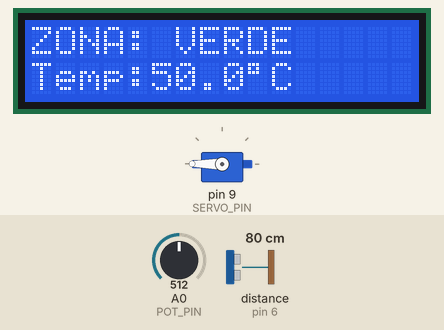
Bench run of a sketch on a simulated Arduino Mega 2560, built with avr-gcc and run on an emulated ATmega2560. Shown: 16×2 character LCD, servo. Wiring (inferred from the names in the program): ultrasonic range finder: trigger pin 7; echo pin 6. The test bench sets the inputs (shaded band); at power-on: distance to the obstacle (sensor on pin 6) 80 cm, A0 (POT_PIN) = 512. The echo pulse lasts 58.3 µs per cm; the local clock reads 2024-03-15 10:24:30 at power-on unless the sketch sets it; what the sketch prints to the serial monitor is not drawn.

Above: at 3.2 s.
3.3 s: distance to the obstacle (sensor on pin 6) set to 2 cm
At 3.9 s:
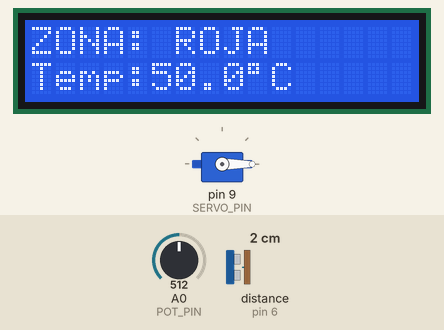
5.1 s: distance to the obstacle (sensor on pin 6) set to 18 cm
At 6.7 s:
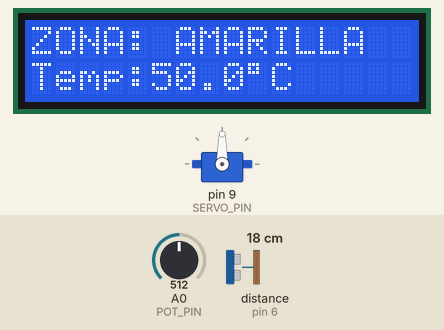
7.1 s: A0 (POT_PIN) set to 716
At 8.3 s:
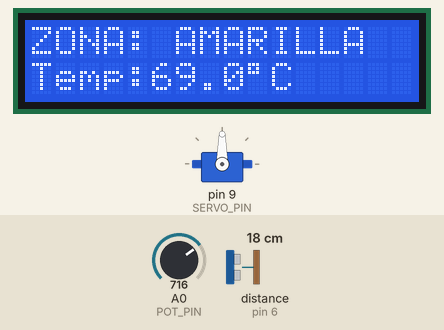
9.1 s: distance to the obstacle (sensor on pin 6) set to 120 cm
At 10.0 s:
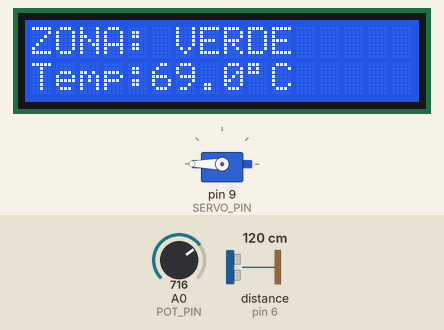
11.1 s: A0 (POT_PIN) set to 1008
At 12.3 s:
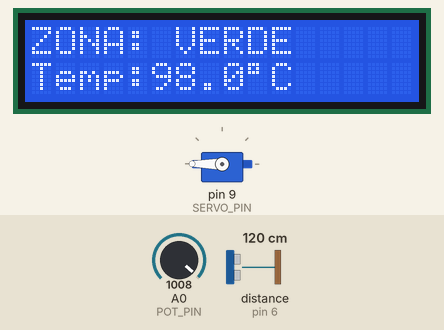
12.6 s: A0 (POT_PIN) set to 1023
At 13.5 s:
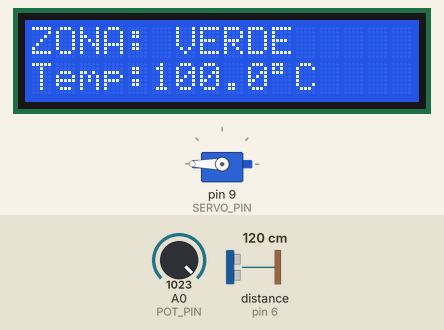
Timing chart, 0 to 15.1 s (numbered marks = the images above; inputs shaded):
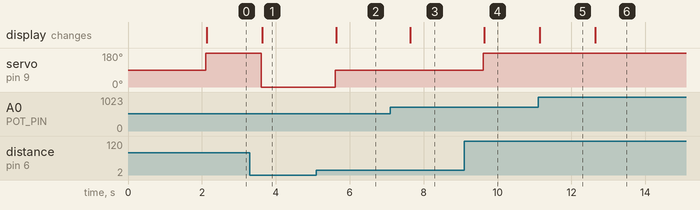

The sketch:

ejercicio3.ino
```cpp
// ============================================================
// P02 - EJERCICIO 3: Data Logger con Timestamp
//       (Ejercicio 1 + 2 integrados, guardado cada 2 s)
// Arduino Mega 2560 | Wokwi | Taller IoT - EPIS UNSA
// ============================================================
// NOTA WOKWI: La microSD no genera archivo real en simulacion.
// El CSV se imprime por Serial Monitor. Para obtener el archivo:
//   1. Corre la simulacion 3+ minutos
//   2. Copia todo el Serial Monitor (Ctrl+A, Ctrl+C)
//   3. Pega en Notepad y guarda como DATOS.CSV
//   4. Abre en Google Sheets para analisis y grafico
// ============================================================
// CONEXIONES:
//   HC-SR04  : TRIG=7, ECHO=6, VCC=5V, GND=GND
//   Potenc.  : izq=5V, der=GND, cursor=A0
//   LCD I2C  : SDA=20, SCL=21, VCC=5V, GND=GND
//   Servo    : señal=9, VCC=5V, GND=GND
//   DS3231   : SDA=20, SCL=21, VCC=3.3V, GND=GND
// ============================================================

#include <Wire.h>
#include <LiquidCrystal_I2C.h>
#include <Servo.h>
#include <RTClib.h>

// ── Pines ─────────────────────────────────────────────────
#define TRIG_PIN   7
#define ECHO_PIN   6
#define POT_PIN    A0
#define SERVO_PIN  9

// ── Zonas (EJ. 2) ──────────────────────────────────────────
#define ZONA_ROJA     15
#define ZONA_AMARILLA 40

// ── Objetos ────────────────────────────────────────────────
LiquidCrystal_I2C lcd(0x27, 16, 2);
Servo miServo;
RTC_DS3231 rtc;

// ── Timers no bloqueantes ──────────────────────────────────
unsigned long tSensor = 0;
unsigned long tCSV    = 0;
const long INT_SENSOR = 500;
const long INT_CSV    = 2000;   // EJ. 3: guardar cada 2 s

// ── Variables globales ─────────────────────────────────────
float distancia = 0;
int   potRaw    = 0;
int   servoPos  = 90;
float temp      = 0;
float volt      = 0;
char  zona      = 'V';
bool  headerOK  = false;

// ── Estadisticas en tiempo real (para Tabla 3) ─────────────
float distMin =  9999;
float distMax = -9999;
float distSum =  0;
float tempMin =  9999;
float tempMax = -9999;
float tempSum =  0;
int   nRegistros = 0;

// ── Funcion: medir distancia HC-SR04 ──────────────────────
float medirDistancia() {
  digitalWrite(TRIG_PIN, LOW);
  delayMicroseconds(2);
  digitalWrite(TRIG_PIN, HIGH);
  delayMicroseconds(10);
  digitalWrite(TRIG_PIN, LOW);
  long dur = pulseIn(ECHO_PIN, HIGH, 30000);
  if (dur == 0) return -1;
  return (dur * 0.0343) / 2.0;
}

// ──────────────────────────────────────────────────────────
void setup() {
  Serial.begin(9600);
  pinMode(TRIG_PIN, OUTPUT);
  pinMode(ECHO_PIN, INPUT);

  lcd.init();
  lcd.backlight();
  miServo.attach(SERVO_PIN);

  rtc.begin();
  if (rtc.lostPower())
    rtc.adjust(DateTime(F(__DATE__), F(__TIME__)));

  lcd.setCursor(0, 0); lcd.print("  IoT Station   ");
  lcd.setCursor(0, 1); lcd.print("  EPIS UNSA     ");
  delay(2000);

  Serial.println("=== P02 Data Logger iniciado ===");
}

// ──────────────────────────────────────────────────────────
void loop() {
  unsigned long ahora = millis();

  // ── Lectura de sensores cada 500 ms ─────────────────────
  if (ahora - tSensor >= INT_SENSOR) {
    tSensor = ahora;

    distancia = medirDistancia();
    potRaw    = analogRead(POT_PIN);
    temp      = map(potRaw, 0, 1023, 0, 100);  // EJ. 1
    volt      = potRaw * (5.0 / 1023.0);

    // Zona y servo (EJ. 2)
    if (distancia > 0 && distancia <= ZONA_ROJA) {
      zona = 'R'; servoPos = 0;
    } else if (distancia > 0 && distancia <= ZONA_AMARILLA) {
      zona = 'A'; servoPos = 90;
    } else {
      zona = 'V'; servoPos = 180;
    }
    miServo.write(servoPos);

    // LCD linea 1: zona
    lcd.setCursor(0, 0);
    if      (zona == 'R') lcd.print("ZONA: ROJA      ");
    else if (zona == 'A') lcd.print("ZONA: AMARILLA  ");
    else                  lcd.print("ZONA: VERDE     ");

    // LCD linea 2: temperatura
    lcd.setCursor(0, 1);
    lcd.print("Temp:");
    lcd.print(temp, 1);
    lcd.print((char)223);
    lcd.print("C       ");

    // Serial depuracion
    Serial.print(">> Dist:"); Serial.print(distancia, 1);
    Serial.print(" Temp:");   Serial.print(temp, 1);
    Serial.print("C Zona:");  Serial.print(zona);
    Serial.print(" Srv:");    Serial.println(servoPos);
  }

  // ── CSV + estadisticas cada 2 s ─────────────────────────
  if (ahora - tCSV >= INT_CSV) {
    tCSV = ahora;
    DateTime now = rtc.now();

    // Cabecera CSV (una vez)
    if (!headerOK) {
      Serial.println("Timestamp,Dist_cm,Pot_raw,Volt_V,Temp_C,Servo_deg,Zona");
      headerOK = true;
    }

    // Linea CSV
    Serial.print(now.timestamp(DateTime::TIMESTAMP_FULL));
    Serial.print(','); Serial.print(distancia, 1);
    Serial.print(','); Serial.print(potRaw);
    Serial.print(','); Serial.print(volt, 3);
    Serial.print(','); Serial.print(temp, 1);
    Serial.print(','); Serial.print(servoPos);
    Serial.print(','); Serial.println(zona);

    // Actualizar estadisticas (solo lecturas validas)
    if (distancia > 0) {
      nRegistros++;
      distSum += distancia;
      if (distancia < distMin) distMin = distancia;
      if (distancia > distMax) distMax = distancia;
      tempSum += temp;
      if (temp < tempMin) tempMin = temp;
      if (temp > tempMax) tempMax = temp;

      // Imprimir estadisticas cada 10 registros
      if (nRegistros % 10 == 0) {
        Serial.println("--- ESTADISTICAS PARCIALES ---");
        Serial.print("N registros: "); Serial.println(nRegistros);
        Serial.print("Dist  min/max/prom: ");
        Serial.print(distMin,1); Serial.print(" / ");
        Serial.print(distMax,1); Serial.print(" / ");
        Serial.println(distSum / nRegistros, 1);
        Serial.print("Temp  min/max/prom: ");
        Serial.print(tempMin,1); Serial.print(" / ");
        Serial.print(tempMax,1); Serial.print(" / ");
        Serial.println(tempSum / nRegistros, 1);
        Serial.println("------------------------------");
      }
    }
  }
}
```

Measured:
- after the input at 3.3 s, servo on pin 9 (SERVO_PIN): 180° → 0° after 0.31 s; the display: changes after 0.33 s (image 1)
- after the input at 5.1 s, servo on pin 9 (SERVO_PIN): 0° → 90° after 0.51 s; the display: changes after 0.53 s (image 2)
- after the input at 7.1 s, the display: changes after 0.53 s (image 3)
- after the input at 9.1 s, servo on pin 9 (SERVO_PIN): 90° → 180° after 0.52 s; the display: changes after 0.54 s (image 4)
- after the input at 11.1 s, the display: changes at once (image 5)
- after the input at 12.6 s, the display: changes at once (image 6)
